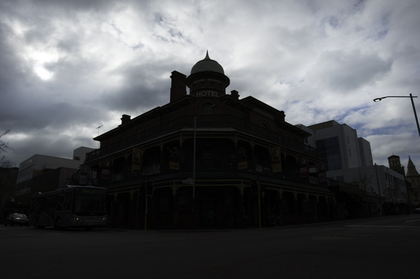
%> input picture images/hotel.tif, 420 x 279 px, shrunk from 744 x 495 before the run; the run also reads 2 pictures not shown here
$ octave main01.m   (GNU Octave 9; MATLAB toolbox functions it lacks are replaced by stand-ins)
%> lines starting %> are read from the running program, lines starting %| are printed output that depends on the picture; in (x1, y1, x2, y2) boxes, pixels count from 0 and x2, y2 are one past the last pixel; in counts of white or black regions, pixels touching at a corner belong together; the program's own positions count from 1
%> further down, I1 is the input picture: size 279x420x3 uint8; mean R, G, B 84.4, 86.2, 89
### source/rgb2hsi.m
function HSI = rgb2hsi(RGB)
I0 = double(RGB);
% RGB normalizado
RGB = bsxfun(@rdivide,I0,sum(I0,3));
%> RGB: size 279x420x3 double; 0.17% of the values are NaN or infinite; the others: min 0, max 1, mean 0.333
% Canales de color
R = RGB(:,:,1);
G = RGB(:,:,2);
B = RGB(:,:,3);
% Conversion RGB->HSI
H  = acos((0.5*((R-G)+(R-B)))./(sqrt((R-G).^2 + (R-B).*(G-B))+eps));
H(B>G) = 2*pi-H(B>G);
S  = 1 - 3.*min(RGB,[],3);
I  = sum(I0,3)/(3*255);
HSI = cat(3,H,S,I);
%> HSI: size 279x420x3 double; 0.12% of the values are NaN or infinite; the others: min 0, max 6.15, mean 1.04

### source/clahe.m
% CLAHE Contrast-limited adaptive histogram equalization
%   K. Zuiderveld, "Contrast limited adaptive histograph equalization,"
%   in: P.S. Heckbert (Ed.), Graphic Gems IV, Academic Press,
%   San Diego, USA, 1994, pp. 474-485.

function [J,Mapa] = clahe(I0,tiles,clip)
L = 256;        % Numero maximo de intensidades
% Detecta si la imagen es a color
if size(I0,3) > 1
    HSI = rgb2hsi(I0);
    I = round((L-1)*HSI(:,:,3)); % Solo extrae el canal I
else
    I = I0;
end
% Genera indices de cada elemento de la reticula
[Y,X] = size(I);% Tamano de la imagen
%> Y = 279; X = 420
nx = tiles(1);  % Numero de regiones contextuales horizontales
ny = tiles(2);  % Numero de regiones contextuales verticales
I = double(I);
% Genera la reticula de regiones contextuales
sx = 1:fix(X/nx):X; sx(nx+1) = X;
%> after `sx = 1:fix(X/nx):X`: sx = [1 141 281]
sy = 1:fix(Y/ny):Y; sy(ny+1) = Y;
%> after `sy = 1:fix(Y/ny):Y`: sy = [1 140 279]
% Calcula las funciones de transformacion de cada region contextual
Mapa = zeros(ny,nx,L); % Aqui se guardaran las funciones de mapeo
for i = 1:nx
   for j = 1:ny
       K = I(sy(j):sy(j+1)-1,sx(i):sx(i+1)-1);  % Corta region contextual
       Hg = accumarray(K(:)+1,ones(numel(K),1),[L 1],@sum,0);  % Histograma de la region
       Hc = cliphistogram(Hg,clip); % Corta el histograma al clip
       Mapa(j,i,:) = (L-1)*cumsum(Hc/sum(Hc)); % Funcion de mapeo (distribucion acumulada)
   end
end
% Interpolacion bilineal de regiones contextuales
J = interp_bilinear(I,Mapa,nx,ny);
% Detecta si la imagen de entrada es a color
if size(I0,3) > 1
    HSI(:,:,3) = J/(L-1);
    J = hsi2rgb(HSI);
else
    J = uint8(J);
end
%------------------------------------------------------------------------
% [6 lines left out: function cliphistogram, not called in this run]
%------------------------------------------------------------------------
function J = interp_bilinear(I,Mapa,nx,ny)
%> called with nx = 3, ny = 2
[Y,X] = size(I);
%> Y = 279; X = 420
sx = fix(X/nx);
%> sx = 140
sy = fix(Y/ny);
%> sy = 139
J = zeros(Y,X);
xI = 1;
for i = 1:nx+1 % Para cada region de contextual horizontal
    if i == 1
        % Region inicial
        subX = fix(sx/2); % Inicializa centro de la region contextual
        xU = 1;
        xB = 1;
    elseif i == nx+1
        % Region final
        subX = X-xI+1;
        xU = nx;
        xB = nx;
    else
        % Region intermedia
        subX = sx;
        xU = i - 1;
        xB = i;
    end
    yI = 1;
    for j = 1:ny+1 % Para cada region de contextual vertical
        if j == 1
            % Region inicial
            subY = fix(sy/2); % Inicializa centro de la region contextual
            yL = 1;
            yR = 1;
        elseif j == ny+1
            % Region final
            subY = Y-yI+1;
            yL = ny;
            yR = ny;
        else
            % Region intermedia
            subY = sy;
            yL = j - 1;
            yR = j;
        end
        TA = Mapa(yL,xU,:); % Arriba-izquierda
        TB = Mapa(yL,xB,:); % Arriba-derecha
        TC = Mapa(yR,xU,:); % Abajo-izquierda
        TD = Mapa(yR,xB,:); % Abajo-derecha
        % Corta subregion delimitada por los centros de las regiones
        % contextuales
        K = I(yI:yI+subY-1,xI:xI+subX-1);
        % Interpolacion con las funciones adyacentes
        K = interpolation(K,TA,TB,TC,TD,subX,subY);
        % Coloca la region contextual en su lugar
        J(yI:yI+subY-1,xI:xI+subX-1) = K;
        yI = yI + subY; % Avanza hacia el siguiente centro vertical
    end
    xI = xI + subX; % Avanza hacia el siguiente centro horizontal
end
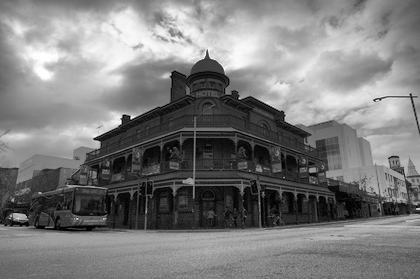
%> J: size 279x420 double; min 0.615, max 255, mean 124.8; drawn with min black and max white
%> after the loop, subY = 71; xB = 3; xU = 3; yL = 2; yR = 2
%> in clahe, `HSI(:,:,3) = J/(L-1);`: HSI: size 279x420x3 double; 0.12% of the values are NaN or infinite; the others: min 0, max 6.15, mean 1.09
%-----------------------------------------------------------------------
% [11 lines left out: function interpolation, not called in this run]

### source/hsi2rgb.m
function RGB = hsi2rgb(HSI)
HSI = double(HSI);
[M,N,~] = size(HSI);
%> M = 279; N = 420
% Canales de HSI
H = HSI(:,:,1);
S = HSI(:,:,2);
I = HSI(:,:,3);
% Sectores angulares del canal H
i1 = H<(2*pi/3);                % caso 1
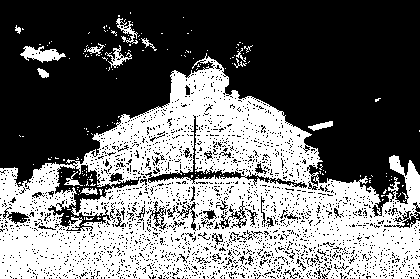
%> i1: size 279x420 logical; 42.9% white; 190 white regions (176 under 20 px), largest, box (x1, y1, x2, y2) and area: (0, 53, 420, 279) 48469, (20, 46, 66, 63) 416, (116, 18, 138, 44) 191
i2 = H>=(2*pi/3) & H<(4*pi/3);  % caso 2
%> i2: size 279x420 logical; 49.5% white; 1114 white regions (1100 under 20 px), largest, box (x1, y1, x2, y2) and area: (0, 0, 420, 203) 54429, (148, 167, 243, 183) 499, (55, 179, 139, 194) 257
i3 = H>=(4*pi/3) & 2*pi;        % caso 3
%> i3: size 279x420 logical; 7.5% white in thin lines or dots
H(i1) = H(i1);
H(i2) = H(i2) - (2*pi/3);
H(i3) = H(i3) - (4*pi/3);
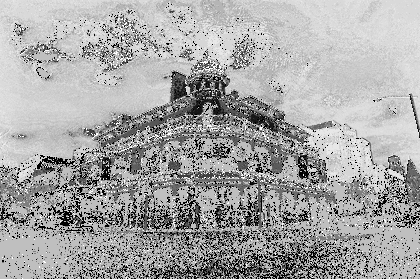
%> H: size 279x420 double; 0.17% of the values are NaN or infinite; the others: min 0, max 2.09, mean 1.37; drawn with min black, max white, NaN and infinite black
% Canales intermedios
x = I.*(1-S);
y = I.*(1 + ((S.*cos(H))./cos(pi/3 - H)));
z = 3*I - (x + y);
% Conversion HSI->RGB
R = zeros(M,N);
G = zeros(M,N);
B = zeros(M,N);
% Caso 1:
B(i1) = x(i1);
R(i1) = y(i1);
G(i1) = z(i1);
% Caso 2:
B(i2) = z(i2);
R(i2) = x(i2);
G(i2) = y(i2);
% Caso 3:
B(i3) = y(i3);
%> B: size 279x420 double; min 0, max 1, mean 0.497
R(i3) = z(i3);
%> R: size 279x420 double; min 0, max 1, mean 0.484
G(i3) = x(i3);
%> G: size 279x420 double; min 0, max 1, mean 0.488
% Salida
RGB = uint8(255*cat(3,R,G,B));
%> RGB: size 279x420x3 uint8

### source/main01.m
clearvars; close all; clc;

I1 = imread('../images/hotel.tif');
J1 = clahe(I1,[3 2],0.4);

I2 = imread('../images/bridge.tif');
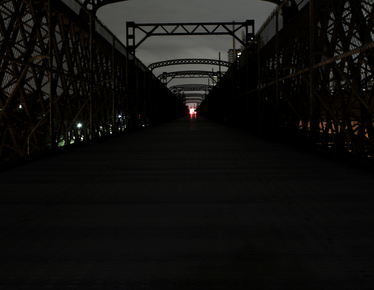
%> input picture images/bridge.tif, 374 x 290 px, shrunk from 663 x 513 before the run
%> I2 is the input picture: size 290x374x3 uint8; mean R, G, B 16.4, 16, 14.3
J2 = clahe(I2,[2 2],0.3);
%> in rgb2hsi (call 2), `B = RGB(:,:,3);`:
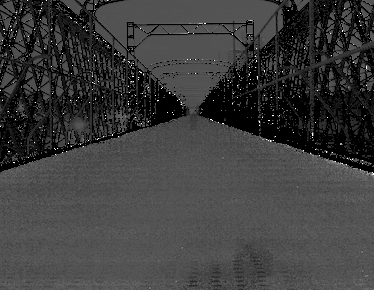
%> B: size 290x374 double; 8.98% of the values are NaN or infinite; the others: min 0, max 1, mean 0.263; drawn with min black, max white, NaN and infinite black
%> in rgb2hsi (call 2), `H(B>G) = 2*pi-H(B>G);`:
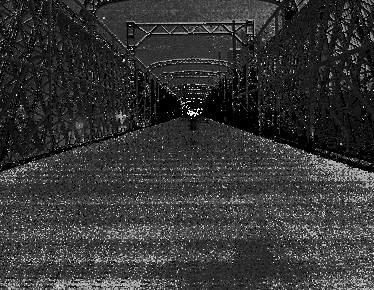
%> H: size 290x374 double; 8.98% of the values are NaN or infinite; the others: min 2.11e-08, max 6.28, mean 1.44; drawn with min black, max white, NaN and infinite black
%> in rgb2hsi (call 2), `HSI = cat(3,H,S,I);`: HSI: size 290x374x3 double; 5.99% of the values are NaN or infinite; the others: min 0, max 6.28, mean 0.565
%> call 2 of interp_bilinear, with nx = 2, ny = 2
%> after the loop in interp_bilinear (call 2), `for i = 1:nx+1`:
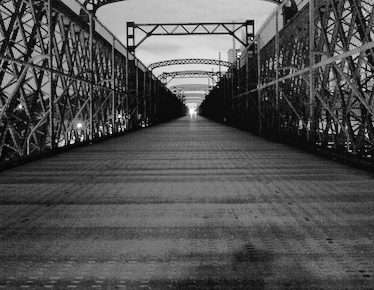
%> J: size 290x374 double; min 7.6, max 255, mean 81.6
%> after the loop in interp_bilinear (call 2), `for i = 1:nx+1`: subY = 73; xB = 2
%> in clahe (call 2), `HSI(:,:,3) = J/(L-1);`: HSI: size 290x374x3 double; 5.99% of the values are NaN or infinite; the others: min 0, max 6.28, mean 0.657

I3 = imread('../images/einstein.tif');
J3 = clahe(I3,[3 3],0.2);

I4 = imread('../images/seeds1.tif');
J4 = clahe(I4,[3 3],0.1);

figure;
subplot 241; imshow(I1);
subplot 242; imshow(I2);
subplot 243; imshow(I3);
subplot 244; imshow(I4);

subplot 245; imshow(J1);
subplot 246; imshow(J2);
subplot 247; imshow(J3);
subplot 248; imshow(J4);
